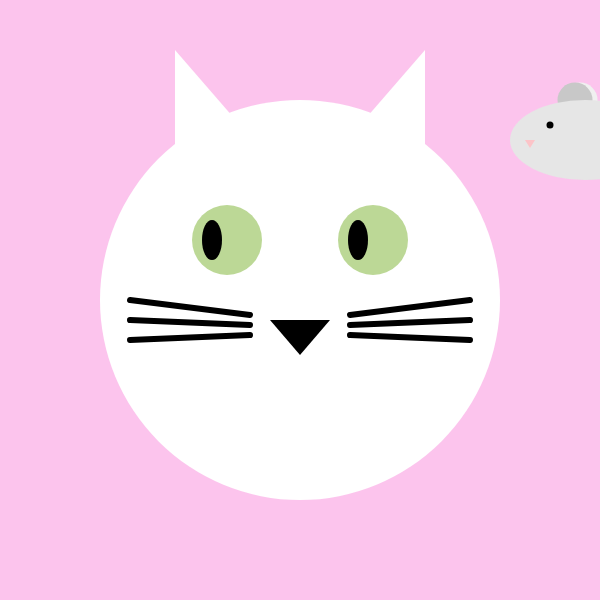
Frame 1 (no input)
Frame 60 (no input): identical to frame 1, image omitted
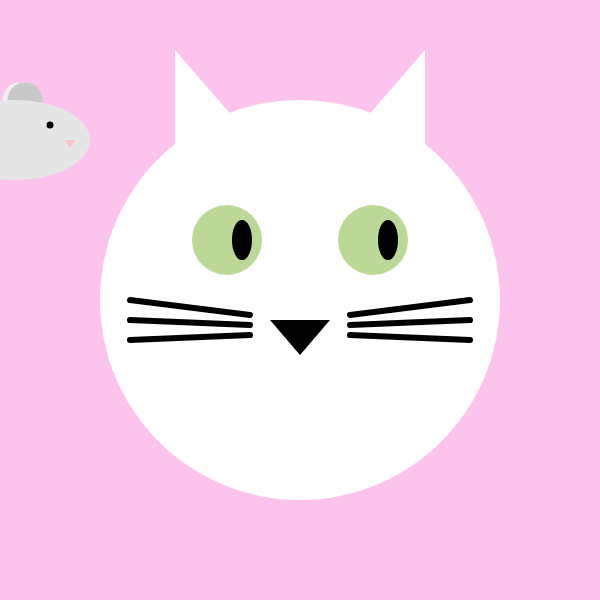
Frame 120 (the mouse pressed at the canvas centre since frame 60)

The p5.js sketch that drew these frames (run headless with seeded random() and noise() and a simulated clock; from frame 60 on, the mouse is pressed at the canvas centre):

// p5.js sketch
// ── sketch.js
let xMax = 600;
let yMax = 600;

let xMin = 0;

let centerX = xMax / 2;
let centerY = yMax / 2;

function setup() {
  createCanvas(xMax, yMax);
}

function draw() {
  background(252, 196, 237);

  /*testa gatto */ 
  noStroke();
  fill(255);
  ellipse(centerX, centerY, 400, 400);

  /* naso gatto */ 
  noStroke();
  fill(0);
  triangle(centerX - 30, centerY + 20, centerX + 30, centerY + 20, centerX, centerY + 55);

  /* orecchie sx e dx */ 
  noStroke();
  fill(255);
  triangle(centerX - 125, centerY - 155, centerX - 125, centerY - 250, centerX - 60, centerY - 175);
  triangle(centerX + 125, centerY - 155, centerX + 125, centerY - 250, centerX + 60, centerY - 175);

  /* occhi sx e dx */ 
  noStroke();
  fill(188, 216, 150);
  ellipse(centerX - 73, centerY - 60, 70, 70);
  ellipse(centerX + 73, centerY - 60, 70, 70);

  /*movimento pupille sx e dx*/
  let sguardo;
  if (mouseX < centerX)   /* se la posizione della x del mouse è minore della x del centro guarda a sinistra e il topo è a destra */ {
    sguardo = -15; 

    /* topolino a destra */ 
    /* orecchio dietro */ 
    noStroke();
    fill(240)
    ellipse(xMax-20, centerY - 200, 35, 35);

    /* orecchio davanti */ 
    noStroke();
    fill(200)
    ellipse(xMax-25, centerY - 200, 35, 35);

    /* corpo topo */ 
    noStroke();
    fill(230);
    ellipse(xMax-15, centerY - 160, 150, 80);

    /* naso topo */ 
    noStroke();
    fill(252, 196, 200);
    triangle(xMax-75, centerY - 160, xMax-70, centerY - 152, xMax-65, centerY - 160);

    /* occhio topo*/ 
    noStroke();
    fill(0);
    ellipse(xMax-50, centerY - 175, 7, 7);

  } else {  /* se invece la posizione della x del mouse è maggiore della x del centro il gattoguarda a destra e il topo è a sinistra */
    sguardo = 15;  

    /* topolino a sinistrs */
    /* orecchio dietro */
    noStroke();
    fill(240)
    ellipse(xMin+20, centerY - 200, 35, 35);
  
    /* orecchio davanti */ 
    noStroke();
    fill(200)
    ellipse(xMin+25, centerY - 200, 35, 35);

    /* corpo topo */ 
    noStroke();
    fill(230);
    ellipse(xMin+15, centerY - 160, 150, 80);

    /* naso topo */ 
    noStroke();
    fill(252, 196, 200);
    triangle(xMin+75, centerY - 160, xMin+70, centerY - 152, xMin+65, centerY - 160);

 
    /* occhio topo */ 
    noStroke();
    fill(0);
    ellipse(xMin+50, centerY - 175, 7, 7);
  }


  /* pupille sx e dx */
  noStroke();
  fill(0);
  ellipse(centerX - 73 + sguardo   /* la posizione è in x-73 ma segue il blocco if */, centerY - 60, 20, 40);
  ellipse(centerX + 73 + sguardo, centerY - 60, 20, 40);

  /*baffi*/
  stroke(0);           
  strokeWeight(6); 
  for (let i=0; i<3; i++){ /* ciclo per i tre baffi */ 
  let rotazione = centerY + (i * 20);
  let finebaffi = centerY + 15 + (i * 10);
  line(centerX - 50, finebaffi, centerX - 170,  rotazione);
  line(centerX + 50, finebaffi, centerX + 170,  rotazione);
  }
}
